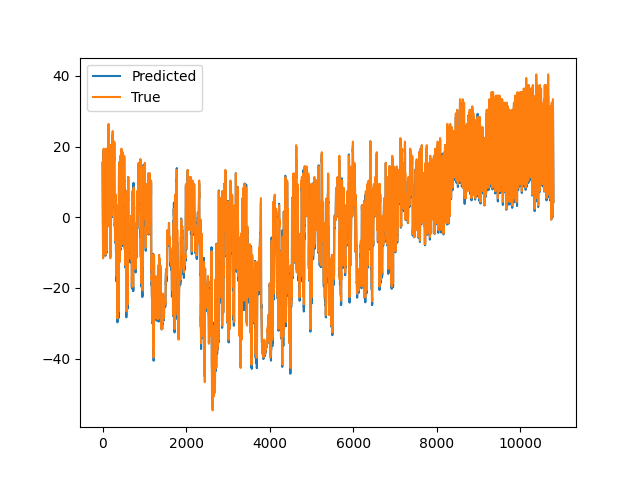

Write the Python code that produced this figure.
"""
DA-RNN model architecture.

@author Zhenye Na 05/21/2018
@modified 11/05/2019

References:
    [1] Yao Qin, Dongjin Song, Haifeng Chen, Wei Cheng, Guofei Jiang, Garrison W. Cottrell.
        "A Dual-Stage Attention-Based Recurrent Neural Network for Time Series Prediction"
        arXiv preprint arXiv:1704.02971 (2017).
    [2] Chandler Zuo. "A PyTorch Example to Use RNN for Financial Prediction" (2017).
"""

import matplotlib.pyplot as plt

import torch
import numpy as np

from torch import nn
from torch import optim

from torch.autograd import Variable
import torch.nn.functional as F


class Encoder(nn.Module):
    """encoder in DA_RNN."""

    def __init__(self, T,
                 input_size,
                 encoder_num_hidden,
                 parallel=False):
        """Initialize an encoder in DA_RNN."""
        super(Encoder, self).__init__()
        self.encoder_num_hidden = encoder_num_hidden
        self.input_size = input_size
        self.parallel = parallel
        self.T = T

        # Fig 1. Temporal Attention Mechanism: Encoder is LSTM
        self.encoder_lstm = nn.LSTM(
            input_size=self.input_size,
            hidden_size=self.encoder_num_hidden,
            num_layers=1
        )

        # Construct Input Attention Mechanism via deterministic attention model
        # Eq. 8: W_e[h_{t-1}; s_{t-1}] + U_e * x^k
        self.encoder_attn = nn.Linear(
            in_features=2 * self.encoder_num_hidden + self.T - 1,
            out_features=1
        )

    def forward(self, X):
        """forward.

        Args:
            X: input data

        """
        X_tilde = Variable(X.data.new(
            X.size(0), self.T - 1, self.input_size).zero_())
        X_encoded = Variable(X.data.new(
            X.size(0), self.T - 1, self.encoder_num_hidden).zero_())

        # Eq. 8, parameters not in nn.Linear but to be learnt
        # v_e = torch.nn.Parameter(data=torch.empty(
        #     self.input_size, self.T).uniform_(0, 1), requires_grad=True)
        # U_e = torch.nn.Parameter(data=torch.empty(
        #     self.T, self.T).uniform_(0, 1), requires_grad=True)

        # h_n, s_n: initial states with dimention hidden_size
        h_n = self._init_states(X)
        s_n = self._init_states(X)

        for t in range(self.T - 1):
            # batch_size * input_size * (2 * hidden_size + T - 1)
            x = torch.cat((h_n.repeat(self.input_size, 1, 1).permute(1, 0, 2),
                           s_n.repeat(self.input_size, 1, 1).permute(1, 0, 2),
                           X.permute(0, 2, 1)), dim=2)

            x = self.encoder_attn(
                x.view(-1, self.encoder_num_hidden * 2 + self.T - 1))

            # get weights by softmax
            alpha = F.softmax(x.view(-1, self.input_size), dim=1)

            # get new input for LSTM
            x_tilde = torch.mul(alpha, X[:, t, :])

            # Fix the warning about non-contiguous memory
            # https://discuss.pytorch.org/t/dataparallel-issue-with-flatten-parameter/8282
            self.encoder_lstm.flatten_parameters()

            # encoder LSTM
            _, final_state = self.encoder_lstm(
                x_tilde.unsqueeze(0), (h_n, s_n))
            h_n = final_state[0]
            s_n = final_state[1]

            X_tilde[:, t, :] = x_tilde
            X_encoded[:, t, :] = h_n

        return X_tilde, X_encoded

    def _init_states(self, X):
        """Initialize all 0 hidden states and cell states for encoder."""
        # https://pytorch.org/docs/master/nn.html?#lstm
        return Variable(X.data.new(1, X.size(0), self.encoder_num_hidden).zero_())


class Decoder(nn.Module):
    """decoder in DA_RNN."""

    def __init__(self, T, decoder_num_hidden, encoder_num_hidden):
        """Initialize a decoder in DA_RNN."""
        super(Decoder, self).__init__()
        self.decoder_num_hidden = decoder_num_hidden
        self.encoder_num_hidden = encoder_num_hidden
        self.T = T

        self.attn_layer = nn.Sequential(
            nn.Linear(2 * decoder_num_hidden +
                      encoder_num_hidden, encoder_num_hidden),
            nn.Tanh(),
            nn.Linear(encoder_num_hidden, 1)
        )
        self.lstm_layer = nn.LSTM(
            input_size=1,
            hidden_size=decoder_num_hidden
        )
        self.fc = nn.Linear(encoder_num_hidden + 1, 1)
        self.fc_final = nn.Linear(decoder_num_hidden + encoder_num_hidden, 1)

        self.fc.weight.data.normal_()

    def forward(self, X_encoded, y_prev):
        """forward."""
        d_n = self._init_states(X_encoded)
        c_n = self._init_states(X_encoded)

        for t in range(self.T - 1):

            x = torch.cat((d_n.repeat(self.T - 1, 1, 1).permute(1, 0, 2),
                           c_n.repeat(self.T - 1, 1, 1).permute(1, 0, 2),
                           X_encoded), dim=2)

            beta = F.softmax(self.attn_layer(
                x.view(-1, 2 * self.decoder_num_hidden + self.encoder_num_hidden)).view(-1, self.T - 1), dim=1)

            # Eqn. 14: compute context vector
            # batch_size * encoder_hidden_size
            context = torch.bmm(beta.unsqueeze(1), X_encoded)[:, 0, :]
            if t < self.T - 1:
                # Eqn. 15
                # batch_size * 1
                y_tilde = self.fc(
                    torch.cat((context, y_prev[:, t].unsqueeze(1)), dim=1))

                # Eqn. 16: LSTM
                self.lstm_layer.flatten_parameters()
                _, final_states = self.lstm_layer(
                    y_tilde.unsqueeze(0), (d_n, c_n))

                d_n = final_states[0]  # 1 * batch_size * decoder_num_hidden
                c_n = final_states[1]  # 1 * batch_size * decoder_num_hidden

        # Eqn. 22: final output
        y_pred = self.fc_final(torch.cat((d_n[0], context), dim=1))

        return y_pred

    def _init_states(self, X):
        """Initialize all 0 hidden states and cell states for encoder."""
        # hidden state and cell state [num_layers*num_directions, batch_size, hidden_size]
        # https://pytorch.org/docs/master/nn.html?#lstm
        return Variable(X.data.new(1, X.size(0), self.decoder_num_hidden).zero_())


class DA_RNN(nn.Module):
    """Dual-Stage Attention-Based Recurrent Neural Network."""

    def __init__(self, X, y, T,
                 encoder_num_hidden,
                 decoder_num_hidden,
                 batch_size,
                 learning_rate,
                 epochs,
                 parallel=False):
        """initialization."""
        super(DA_RNN, self).__init__()
        self.encoder_num_hidden = encoder_num_hidden
        self.decoder_num_hidden = decoder_num_hidden
        self.learning_rate = learning_rate
        self.batch_size = batch_size
        self.parallel = parallel
        self.shuffle = False
        self.epochs = epochs
        self.T = T
        self.X = X
        self.y = y

        self.device = torch.device(
            'cuda:0' if torch.cuda.is_available() else 'cpu')
        print("==> Use accelerator: ", self.device)

        self.Encoder = Encoder(input_size=X.shape[1],
                               encoder_num_hidden=encoder_num_hidden,
                               T=T).to(self.device)
        self.Decoder = Decoder(encoder_num_hidden=encoder_num_hidden,
                               decoder_num_hidden=decoder_num_hidden,
                               T=T).to(self.device)

        # Loss function
        self.criterion = nn.MSELoss()

        if self.parallel:
            self.encoder = nn.DataParallel(self.encoder)
            self.decoder = nn.DataParallel(self.decoder)

        self.encoder_optimizer = optim.Adam(params=filter(lambda p: p.requires_grad,
                                                          self.Encoder.parameters()),
                                            lr=self.learning_rate)
        self.decoder_optimizer = optim.Adam(params=filter(lambda p: p.requires_grad,
                                                          self.Decoder.parameters()),
                                            lr=self.learning_rate)

        # Training set
        self.train_timesteps = int(self.X.shape[0] * 0.7)
        self.y = self.y - np.mean(self.y[:self.train_timesteps])
        self.input_size = self.X.shape[1]

    def train(self):
        """Training process."""
        iter_per_epoch = int(
            np.ceil(self.train_timesteps * 1. / self.batch_size))
        self.iter_losses = np.zeros(self.epochs * iter_per_epoch)
        self.epoch_losses = np.zeros(self.epochs)

        n_iter = 0

        for epoch in range(self.epochs):
            if self.shuffle:
                ref_idx = np.random.permutation(self.train_timesteps - self.T)
            else:
                ref_idx = np.array(range(self.train_timesteps - self.T))

            idx = 0

            while (idx < self.train_timesteps):
                # get the indices of X_train
                indices = ref_idx[idx:(idx + self.batch_size)]
                # x = np.zeros((self.T - 1, len(indices), self.input_size))
                x = np.zeros((len(indices), self.T - 1, self.input_size))
                y_prev = np.zeros((len(indices), self.T - 1))
                y_gt = self.y[indices + self.T]

                # format x into 3D tensor
                for bs in range(len(indices)):
                    x[bs, :, :] = self.X[indices[bs]:(
                        indices[bs] + self.T - 1), :]
                    y_prev[bs, :] = self.y[indices[bs]: (indices[bs] + self.T - 1)]

                loss = self.train_forward(x, y_prev, y_gt)
                self.iter_losses[int(
                    epoch * iter_per_epoch + idx / self.batch_size)] = loss

                idx += self.batch_size
                n_iter += 1

                if n_iter % 10000 == 0 and n_iter != 0:
                    for param_group in self.encoder_optimizer.param_groups:
                        param_group['lr'] = param_group['lr'] * 0.9
                    for param_group in self.decoder_optimizer.param_groups:
                        param_group['lr'] = param_group['lr'] * 0.9

                self.epoch_losses[epoch] = np.mean(self.iter_losses[range(
                    epoch * iter_per_epoch, (epoch + 1) * iter_per_epoch)])

            if epoch % 10 == 0:
                print("Epochs: ", epoch, " Iterations: ", n_iter,
                      " Loss: ", self.epoch_losses[epoch])

            if epoch % 10 == 0:
                y_train_pred = self.test(on_train=True)
                y_test_pred = self.test(on_train=False)
                y_pred = np.concatenate((y_train_pred, y_test_pred))
                plt.ioff()
                plt.figure()
                plt.plot(range(1, 1 + len(self.y)), self.y, label="True")
                plt.plot(range(self.T, len(y_train_pred) + self.T),
                         y_train_pred, label='Predicted - Train')
                plt.plot(range(self.T + len(y_train_pred), len(self.y) + 1),
                         y_test_pred, label='Predicted - Test')
                plt.legend(loc='upper left')
                plt.show()

    def train_forward(self, X, y_prev, y_gt):
        """Forward pass."""
        # zero gradients
        self.encoder_optimizer.zero_grad()
        self.decoder_optimizer.zero_grad()

        input_weighted, input_encoded = self.Encoder(
            Variable(torch.from_numpy(X).type(torch.FloatTensor).to(self.device)))
        y_pred = self.Decoder(input_encoded, Variable(
            torch.from_numpy(y_prev).type(torch.FloatTensor).to(self.device)))

        y_true = Variable(torch.from_numpy(
            y_gt).type(torch.FloatTensor).to(self.device))

        y_true = y_true.view(-1, 1)
        loss = self.criterion(y_pred, y_true)
        loss.backward()

        self.encoder_optimizer.step()
        self.decoder_optimizer.step()

        return loss.item()

    def test(self, on_train=False):
        """Prediction."""

        if on_train:
            y_pred = np.zeros(self.train_timesteps - self.T + 1)
        else:
            y_pred = np.zeros(self.X.shape[0] - self.train_timesteps)

        i = 0
        while i < len(y_pred):
            batch_idx = np.array(range(len(y_pred)))[i: (i + self.batch_size)]
            X = np.zeros((len(batch_idx), self.T - 1, self.X.shape[1]))
            y_history = np.zeros((len(batch_idx), self.T - 1))

            for j in range(len(batch_idx)):
                if on_train:
                    X[j, :, :] = self.X[range(
                        batch_idx[j], batch_idx[j] + self.T - 1), :]
                    y_history[j, :] = self.y[range(
                        batch_idx[j], batch_idx[j] + self.T - 1)]
                else:
                    X[j, :, :] = self.X[range(
                        batch_idx[j] + self.train_timesteps - self.T, batch_idx[j] + self.train_timesteps - 1), :]
                    y_history[j, :] = self.y[range(
                        batch_idx[j] + self.train_timesteps - self.T, batch_idx[j] + self.train_timesteps - 1)]

            y_history = Variable(torch.from_numpy(
                y_history).type(torch.FloatTensor).to(self.device))
            _, input_encoded = self.Encoder(
                Variable(torch.from_numpy(X).type(torch.FloatTensor).to(self.device)))
            y_pred[i:(i + self.batch_size)] = self.Decoder(input_encoded,
                                                           y_history).cpu().data.numpy()[:, 0]
            i += self.batch_size

        return y_pred

"""
Main pipeline of DA-RNN.

@author Zhenye Na 05/21/2018
@modified 11/05/2019

References:
    [1] Yao Qin, Dongjin Song, Haifeng Chen, Wei Cheng, Guofei Jiang, Garrison W. Cottrell.
        "A Dual-Stage Attention-Based Recurrent Neural Network for Time Series Prediction"
        arXiv preprint arXiv:1704.02971 (2017).
    [2] Chandler Zuo. "A PyTorch Example to Use RNN for Financial Prediction" (2017).
"""

import torch
import argparse
import numpy as np
import pandas as pd
from torch import nn
from torch import optim
import torch.nn.functional as F
import matplotlib.pyplot as plt

from torch.autograd import Variable


def parse_args():
    """Parse arguments."""
    # Parameters settings
    parser = argparse.ArgumentParser(description="PyTorch implementation of paper 'A Dual-Stage Attention-Based Recurrent Neural Network for Time Series Prediction'")

    # Dataset setting
    parser.add_argument('--dataroot', type=str, default="../nasdaq/nasdaq100_padding.csv", help='path to dataset')
    parser.add_argument('--batchsize', type=int, default=128, help='input batch size [128]')

    # Encoder / Decoder parameters setting
    parser.add_argument('--nhidden_encoder', type=int, default=128, help='size of hidden states for the encoder m [64, 128]')
    parser.add_argument('--nhidden_decoder', type=int, default=128, help='size of hidden states for the decoder p [64, 128]')
    parser.add_argument('--ntimestep', type=int, default=10, help='the number of time steps in the window T [10]')

    # Training parameters setting
    parser.add_argument('--epochs', type=int, default=10, help='number of epochs to train [10, 200, 500]')
    parser.add_argument('--lr', type=float, default=0.001, help='learning rate [0.001] reduced by 0.1 after each 10000 iterations')

    # parse the arguments
    args = parser.parse_args()

    return args


def main():
    """Main pipeline of DA-RNN."""
    args = parse_args()

    # Read dataset
    print("==> Load dataset ...")
    df = pd.read_parquet("data/austin_weather.parquet")
    timeseries = df[["temperature"]].values.astype('float32')
     
    def create_dataset(dataset, lookback):
        X, y = [], []
        for i in range(len(dataset)-lookback):
            feature = [item for sublist in dataset[i:i+lookback].tolist() for item in sublist]
            target = dataset[i+1][0]
            X.append(feature)
            y.append(target)
        return np.array(X), np.array(y)
     
    lookback = 24
    X, y = create_dataset(timeseries, lookback=lookback)

    # Initialize model
    print("==> Initialize DA-RNN model ...")
    model = DA_RNN(
        X,
        y,
        args.ntimestep,
        args.nhidden_encoder,
        args.nhidden_decoder,
        args.batchsize,
        args.lr,
        args.epochs
    )

    # Train
    print("==> Start training ...")
    model.train()

    # Prediction
    y_pred = model.test()

    fig1 = plt.figure()
    plt.semilogy(range(len(model.iter_losses)), model.iter_losses)
    plt.savefig("1.png")
    plt.close(fig1)

    fig2 = plt.figure()
    plt.semilogy(range(len(model.epoch_losses)), model.epoch_losses)
    plt.savefig("2.png")
    plt.close(fig2)

    fig3 = plt.figure()
    plt.plot(y_pred, label='Predicted')
    plt.plot(model.y[model.train_timesteps:], label="True")
    plt.legend(loc='upper left')
    plt.savefig("3.png")
    plt.close(fig3)
    print('Finished Training')


if __name__ == '__main__':
    main()
